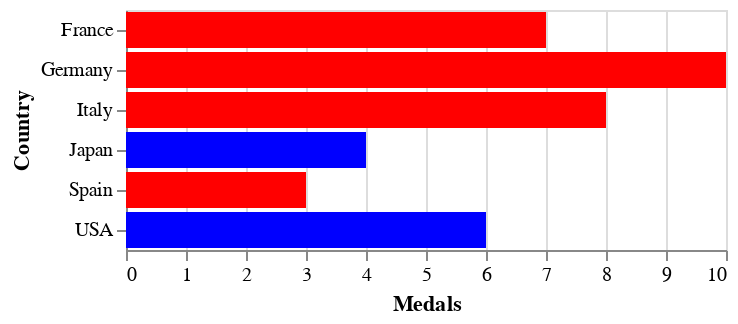

Source (notebook cell):
### Code cell
df = pd.DataFrame(
{"Country": ["Japan", "USA", "Germany", "Spain", "France", "Italy"],
"Medals": [4, 6, 10, 3, 7, 8],
"Region":["Asia","Americas","Europe","Europe","Europe","Europe"]})
chart = alt.Chart(df).mark_bar().encode(
x='Medals',
y='Country',
color=alt.condition(
alt.datum.Region == 'Europe',
alt.value('red'), # color to use when condition is true
alt.value('blue') # color to use when condition is false
)
) 
chart

### Figure 1 — Vega-Lite specification as saved in the notebook (floating-point values rounded to 4 significant figures)
{"config": {"view": {"continuousWidth": 300, "continuousHeight": 300}}, "data": {"name": "data-679b3cb888c979e4923127b2d96de8f9"}, "mark": {"type": "bar"}, "encoding": {"color": {"condition": {"test": "(datum.Region === 'Europe')", "value": "red"}, "value": "blue"}, "x": {"field": "Medals", "type": "quantitative"}, "y": {"field": "Country", "type": "nominal"}}, "$schema": "https://vega.github.io/schema/vega-lite/v5.8.0.json", "datasets": {"data-679b3cb888c979e4923127b2d96de8f9": [{"Country": "Japan", "Medals": 4, "Region": "Asia"}, {"Country": "USA", "Medals": 6, "Region": "Americas"}, {"Country": "Germany", "Medals": 10, "Region": "Europe"}, {"Country": "Spain", "Medals": 3, "Region": "Europe"}, {"Country": "France", "Medals": 7, "Region": "Europe"}, {"Country": "Italy", "Medals": 8, "Region": "Europe"}]}}
